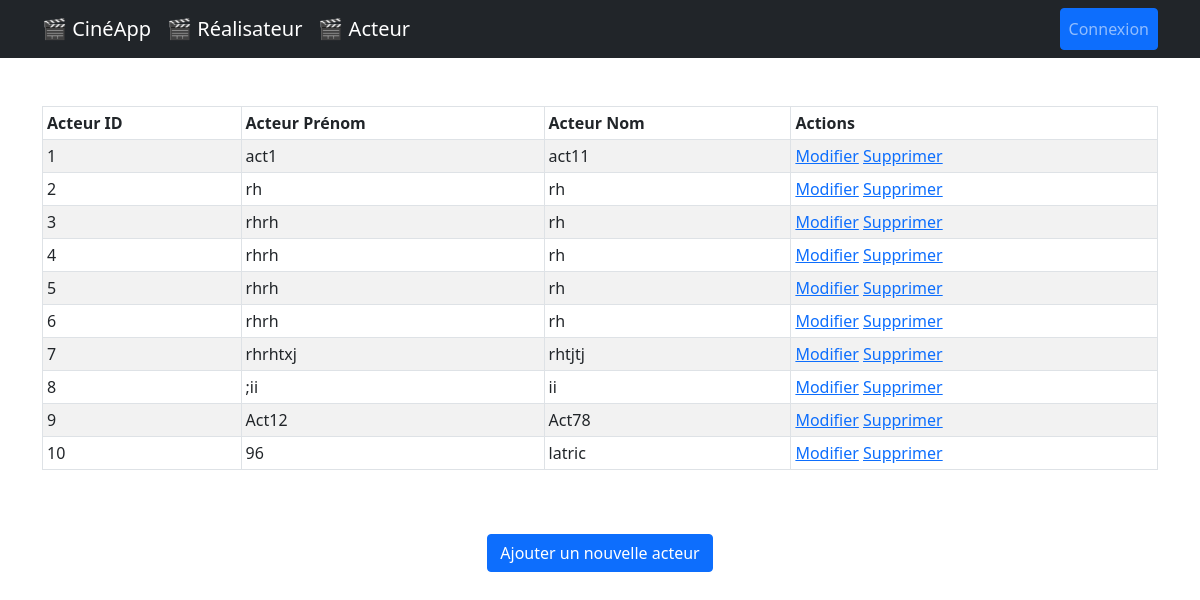
The app's page /acteur/ with its own data.
### lesFilms/models.py (models this page shows, shortened)
class Acteur(models.Model):
    nom = models.CharField(max_length=250)
    prenom = models.CharField(max_length=250)

### lesFilms/views.py (the view)
# urls.py: path("acteur/", views.ActeurListView.as_view(), name="acteur_list"),
class ActeurListView(ListView):
    model = Acteur
    template_name = (
        "lesFilms/acteur/acteur_list.html"  # Nom du template à utiliser
    )
    context_object_name = (
        "acteurs"  # Nom de la variable à utiliser dans le template
    )

### lesFilms/templates/lesFilms/acteur/acteur_list.html (shortened to what this page needs)
{% extends "lesFilms/base.html" %}
{% block content %}
<table class="table table-striped table-bordered table-sm">
  <thead class="thead-dark">
    <tr>
      <th>Acteur ID</th>
      <th>Acteur Prénom</th>
      <th>Acteur Nom</th>
      <th>Actions</th>
    </tr>
  </thead>
  <tbody>
    {% for acteur in acteurs %}
    <tr>
      <td>{{ acteur.id }}</td>
      <td>{{ acteur.prenom }}</td>
      <td>{{ acteur.nom }}</td>
      <td>
        <a href="{% url 'acteur_edit' acteur.id %}"
          ><span class="glyphicon glyphicon-pencil">Modifier</span></a
        >
        <a
          href="#"
          data-bs-toggle="modal"
          data-bs-target="#deleteModal"
          data-url="{% url 'acteur_delete' acteur.id %}"
          class="open-deleteModal"
          >Supprimer</a
        >
      </td>
    </tr>
    {% endfor %}
  </tbody>
</table>
<br />
<br />
<div class="justify-content-center d-flex">
  <a href="{% url 'acteur_add' %}" class="btn btn-primary"
    >Ajouter un nouvelle acteur</a
  >
</div>
{% endblock %}

### records on screen
Acteur: id "1", prenom "act1", nom "act11"
Acteur: id "2", prenom "rh", nom "rh"
Acteur: id "3", prenom "rhrh", nom "rh"
Acteur: id "4", prenom "rhrh", nom "rh"
Acteur: id "5", prenom "rhrh", nom "rh"
Acteur: id "6", prenom "rhrh", nom "rh"
Acteur: id "7", prenom "rhrhtxj", nom "rhtjtj"
Acteur: id "8", prenom ";ii", nom "ii"
Acteur: id "9", prenom "Act12", nom "Act78"
Acteur: id "10", prenom "96", nom "latric"
